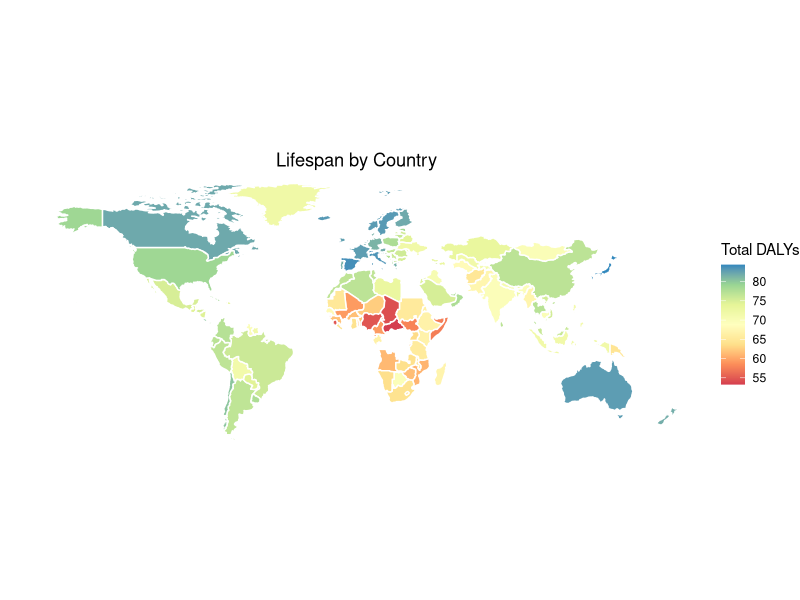
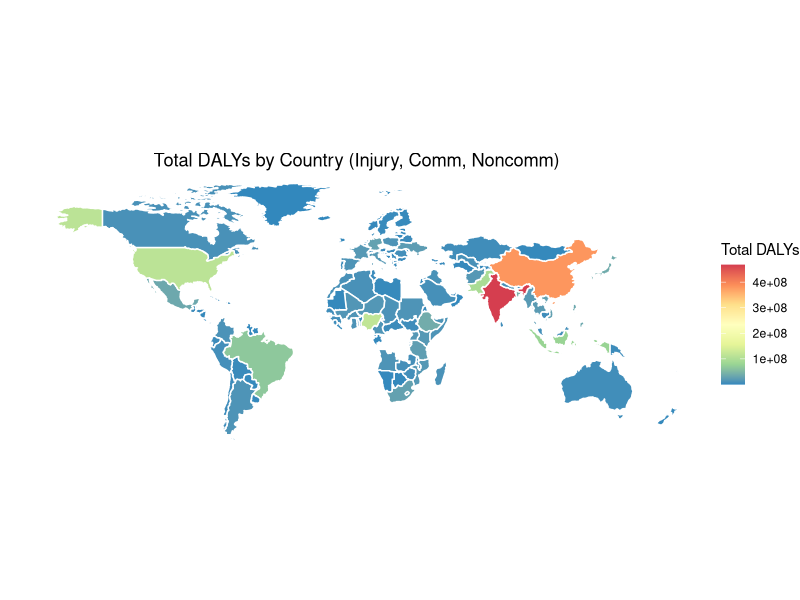

Here is the R script that generated these plots, in order:
library(readr)
library(dplyr)

# cleaning data 
data <- read_csv("life expectancy.csv")

# remove corruption file, which has the most NAs 
rm_corruption <- data[-c(12)]

# rename all columns 
df <- rm_corruption %>% 
  rename( "country" = "Country Name",
          "code" = "Country Code",
          "region" = "Region", 
          "inc" = "IncomeGroup",
          "year" = "Year",
          "lifespan" = "Life Expectancy World Bank",
          "starving" = "Prevelance of Undernourishment",
          "health" = "Health Expenditure %",
          "edu" = "Education Expenditure %",
          "unemp" = "Unemployment",
          "sanitation" = "Sanitation",
          "injury" = "Injuries",
          "comm" = "Communicable",
          "noncomm" = "NonCommunicable"
  )

View(df)

library(ggplot2)
library(RColorBrewer)
world0=map_data("world")

world=world0%>%rename("country"=region)%>%select(-subregion)%>%mutate(country=ifelse(country=="USA","United States",country))

datWorld=full_join(df,world,by="country")%>%select(long,lat,group,order,country,region,lifespan,injury,comm,noncomm,year)%>%filter(year==2019)

# LIFESPAN PLOT 
ggplot(datWorld,aes(x=long,y=lat,group=group,fill=lifespan))+geom_polygon(color="white")+scale_fill_distiller(palette="Spectral",direction=1)+coord_quickmap()+theme_classic()+theme_void()+labs(title = "Lifespan by Country", fill = "Total DALYs")+theme(plot.title = element_text(hjust = 0.5))


datWorld2=datWorld%>%filter(year==2019)%>%mutate(totDaly=((injury+comm+noncomm)))
View(datWorld2)

# DALYS PLOT 
ggplot(datWorld2,aes(x=long,y=lat,group=group,fill=totDaly))+geom_polygon(color="white")+scale_fill_distiller(palette="Spectral",direction=-1)+coord_quickmap()+theme_classic()+theme_void()+labs(title = "Total DALYs by Country (Injury, Comm, Noncomm)", fill = "Total DALYs")+theme(plot.title = element_text(hjust = 0.5))
